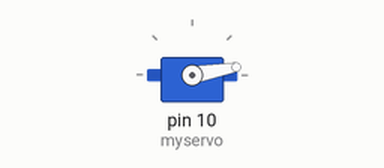
Recording of a sketch running on a simulated Arduino Uno, built with avr-gcc and run on an emulated ATmega328P. Parts: servo.

Above: at 0.05 s.
At 1.5 s:
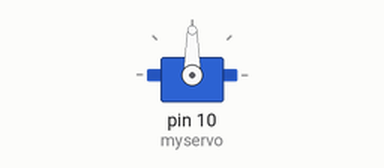
At 3.0 s:
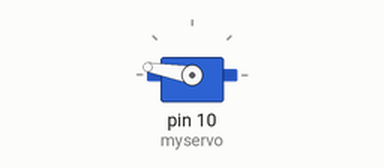
Timing chart, 0 to 6.9 s (numbered marks = the images above):
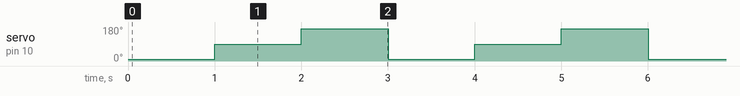

The sketch:

test_duoji.ino
```cpp
#include <Servo.h>

Servo myservo;

void setup()
{
myservo.attach(10);
myservo.write(90);  //对准正前方
}

void loop()
{
  for(int i=10;i<175;i = i+80)
    {
      myservo.write(i);
      delay(1000);
    }
}
```

Measured:
- by itself, servo on pin 10 (myservo): repeats every 3.0 s: 170° 1.0 s, 10° 1.0 s, 90° 1.0 s
